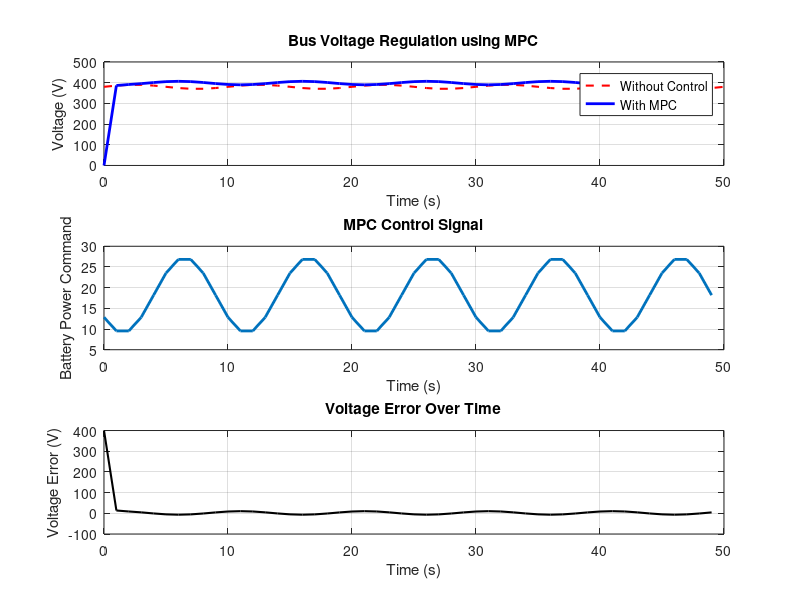

MATLAB code for this plot: (Note: this script raises an error after producing the figure.)
%% MPC Control for Microgrid Voltage Stabilization
clear; clc; close all;

% Simulation parameters
Ts = 1;                   % time step
Tsim = 50;                % total simulation time
N = Tsim / Ts;            % number of steps
t = 0:Ts:Tsim;

% System model (simplified)
A = 1; B = 0.5;           % state-space model x(k+1) = A*x + B*u
x = zeros(1,N+1);         % system voltage deviation
ref = 400;                % reference voltage
load_variation = 380 + 10*sin(0.2*pi*t); % simulated load voltage

% MPC parameters
Np = 10;                  % prediction horizon
Q = 1; R = 0.1;           % cost weights

u_opt = zeros(1,N);       % control signal (battery power)
x_meas = load_variation(1); % initial measurement

for k = 1:N
    % Prediction model setup
    x_pred = zeros(1,Np);
    u_pred = zeros(1,Np);
    
    % Simple optimization: proportional to future error
    for p = 1:Np
        error_pred = ref - load_variation(min(k+p, length(load_variation)));
        u_pred(p) = (Q/(R+Q)) * error_pred; % simplified MPC gain
        if p == 1
            x_pred(p) = A*x_meas + B*u_pred(p);
        else
            x_pred(p) = A*x_pred(p-1) + B*u_pred(p);
        end
    end
    
    % Apply the first control input
    u_opt(k) = u_pred(1);
    
    % System update
    x(k+1) = A*x_meas + B*u_opt(k);
    x_meas = load_variation(k) + 0.5*u_opt(k);
end

% Plot results
figure;
subplot(3,1,1)
plot(t, load_variation, 'r--', 'LineWidth', 1.5); hold on;
plot(t(1:end-1), x(1:end-1), 'b', 'LineWidth', 2);
xlabel('Time (s)'); ylabel('Voltage (V)');
title('Bus Voltage Regulation using MPC');
legend('Without Control','With MPC');
grid on;

subplot(3,1,2)
plot(t(1:end-1), u_opt, 'LineWidth', 2);
xlabel('Time (s)'); ylabel('Battery Power Command');
title('MPC Control Signal');
grid on;

subplot(3,1,3)
plot(t(1:end-1), ref - x(1:end-1), 'k', 'LineWidth', 1.5);
xlabel('Time (s)'); ylabel('Voltage Error (V)');
title('Voltage Error Over Time');
grid on;

sgtitle('MPC-Based Voltage Control for Microgrid');
